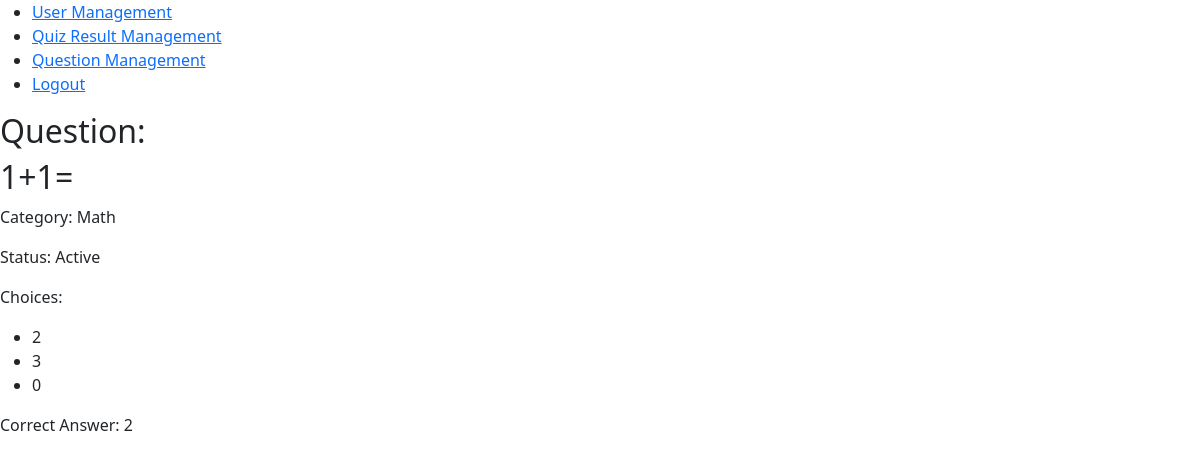
The app's page /question_detail/1 (signed in) with its own data.
### apps/web/models.py (models this page shows, shortened)
class Question(models.Model):
    category = models.ForeignKey(Category, on_delete=models.CASCADE, related_name="questions_cat")
    description = models.CharField(max_length=255)
    is_active = models.BooleanField(default=True)
    def get_correct_answer(self):
        return self.choices_que.filter(is_correct=True).first()

class Category(models.Model):
    name = models.CharField(max_length=50)
    is_active = models.BooleanField(default=True)
    def __str__(self):
        return self.name

class Choice(models.Model):
    question = models.ForeignKey(Question, on_delete=models.CASCADE, related_name="choices_que")
    description = models.CharField(max_length=255)
    is_correct = models.BooleanField()
    is_active = models.BooleanField(default=True)

### apps/web/views.py (the view)
# urls.py: path('question_detail/<int:pk>', QuestionDetailListView.as_view(), name='question_detail'),
class QuestionDetailListView(LoginRequiredMixin,PermissionRequiredMixin,DetailView):
    permission_required = 'web.view_questiondetail'
    model = Question
    template_name = 'user_management/question_detail.html'
    context_object_name = 'question'
    def get_context_data(self, **kwargs):
        context = super().get_context_data(**kwargs)
        context['choices'] = self.object.choices_que.all()  # Assuming related_name='choices_que' in Choice model
        return context

### apps/web/templates/user_management/question_detail.html
{% extends 'base.html' %}
{% load crispy_forms_tags %}
{% block content %}
    <h2>Question: </h2>
    <h2>{{ question.description }}</h2>
    <p>Category: {{ question.category }}</p>
    <p>Status: {{ question.is_active|yesno:"Active,Suspended" }}</p>
    <p>Choices:</p>
    <ul>
    {% for choice in choices %}
        <li>{{ choice.description }}</li>
    {% endfor %}
    </ul>
    <p>Correct Answer: {{ question.get_correct_answer.description }}</p>
{% endblock %}

### records on screen
Question: description "1+1=", category "Math", is_active "Active", get_correct_answer.description "2"
Choice: description "2"
Choice: description "3"
Choice: description "0"
